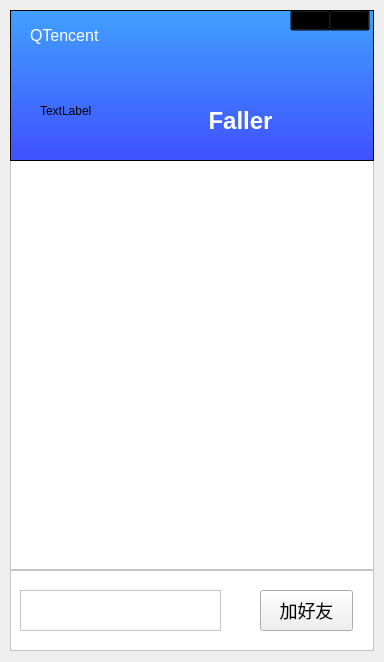
<?xml version="1.0" encoding="UTF-8"?>
<ui version="4.0">
 <class>FriendListForm</class>
 <widget class="QWidget" name="FriendListForm">
  <property name="geometry">
   <rect>
    <x>0</x>
    <y>0</y>
    <width>384</width>
    <height>662</height>
   </rect>
  </property>
  <property name="windowTitle">
   <string>Form</string>
  </property>
  <property name="styleSheet">
   <string notr="true">样式
QPushButton {
	border-radius: 4px;
    border: 1px solid gray;
    background-color: white;
}

QPushButton:hover {
    background-color: rgb(236, 245, 255);
    border: 1px solid rgb(64, 158, 255);
    color: rgb(64, 158, 255);
}

QPushButton:pressed {
    background-color: rgb(236, 245, 255);
    border: 1px solid rgb(64, 100, 255);
    color: rgb(64, 100, 255);
}

QLineEdit {
	border-radius: 4px;
    border: 1px solid gray;
}

QLineEdit:focus {
    border: 1px solid rgb(64, 100, 255);
}


</string>
  </property>
  <widget class="QListWidget" name="friendsPool">
   <property name="geometry">
    <rect>
     <x>0</x>
     <y>159</y>
     <width>384</width>
     <height>411</height>
    </rect>
   </property>
   <property name="styleSheet">
    <string notr="true">QListWidget {
   margin: 0 10px;
   background-color: white;
}</string>
   </property>
  </widget>
  <widget class="QFrame" name="HeadFrame">
   <property name="geometry">
    <rect>
     <x>0</x>
     <y>0</y>
     <width>384</width>
     <height>161</height>
    </rect>
   </property>
   <property name="styleSheet">
    <string notr="true">QFrame#HeadFrame{
	margin: 10 10 0 10;
	background-color: qlineargradient(spread:pad, x1:0, y1:1, x2:0, y2:0, stop:0 rgba(64, 80, 255, 255), stop:1 rgba(64, 160, 255, 255));
}</string>
   </property>
   <property name="frameShape">
    <enum>QFrame::StyledPanel</enum>
   </property>
   <property name="frameShadow">
    <enum>QFrame::Raised</enum>
   </property>
   <widget class="QLabel" name="iconLabel">
    <property name="geometry">
     <rect>
      <x>40</x>
      <y>70</y>
      <width>81</width>
      <height>81</height>
     </rect>
    </property>
    <property name="text">
     <string>TextLabel</string>
    </property>
   </widget>
   <widget class="QLabel" name="MyNicknameLabel">
    <property name="geometry">
     <rect>
      <x>140</x>
      <y>90</y>
      <width>201</width>
      <height>61</height>
     </rect>
    </property>
    <property name="font">
     <font>
      <pointsize>18</pointsize>
      <weight>75</weight>
      <bold>true</bold>
     </font>
    </property>
    <property name="styleSheet">
     <string notr="true">color: white</string>
    </property>
    <property name="text">
     <string>Faller</string>
    </property>
    <property name="alignment">
     <set>Qt::AlignCenter</set>
    </property>
   </widget>
   <widget class="QLabel" name="label">
    <property name="geometry">
     <rect>
      <x>30</x>
      <y>20</y>
      <width>91</width>
      <height>31</height>
     </rect>
    </property>
    <property name="styleSheet">
     <string notr="true">color: white;
font-size: 16px;</string>
    </property>
    <property name="text">
     <string>QTencent</string>
    </property>
   </widget>
   <widget class="QPushButton" name="closebutton">
    <property name="geometry">
     <rect>
      <x>329</x>
      <y>10</y>
      <width>41</width>
      <height>21</height>
     </rect>
    </property>
    <property name="styleSheet">
     <string notr="true">QPushButton {
	border-image: url(:/images/images/close.png);
	background-color: rgba(0,0,0,0);
}

QPushButton:hover {
    background-color: qlineargradient(spread:pad, x1:0, y1:0, x2:0, y2:1, stop:0 rgba(255, 0, 0, 255), stop:1 rgba(255, 106, 0, 255));
}</string>
    </property>
    <property name="text">
     <string/>
    </property>
   </widget>
   <widget class="QPushButton" name="minimizebutton">
    <property name="geometry">
     <rect>
      <x>290</x>
      <y>10</y>
      <width>41</width>
      <height>21</height>
     </rect>
    </property>
    <property name="styleSheet">
     <string notr="true">QPushButton {
	border-image: url(:/images/images/minimize.png);
background-color: rgba(0,0,0,0);
}

QPushButton:hover {
    background-color: qlineargradient(spread:pad, x1:0, y1:0, x2:0, y2:1, stop:0 rgba(200, 200, 200, 150), stop:1 rgba(220, 220, 220, 150));
}</string>
    </property>
    <property name="text">
     <string/>
    </property>
   </widget>
  </widget>
  <widget class="QFrame" name="FooterFrame">
   <property name="geometry">
    <rect>
     <x>0</x>
     <y>570</y>
     <width>384</width>
     <height>91</height>
    </rect>
   </property>
   <property name="styleSheet">
    <string notr="true">QFrame {
    margin: 0 10px 10px 10px;
    background-color: white;
}</string>
   </property>
   <property name="frameShape">
    <enum>QFrame::StyledPanel</enum>
   </property>
   <property name="frameShadow">
    <enum>QFrame::Raised</enum>
   </property>
   <widget class="QTextEdit" name="friendListEdit">
    <property name="geometry">
     <rect>
      <x>20</x>
      <y>20</y>
      <width>201</width>
      <height>41</height>
     </rect>
    </property>
    <property name="styleSheet">
     <string notr="true">font-size: 15px;
margin: 0;</string>
    </property>
   </widget>
   <widget class="QPushButton" name="pushButton">
    <property name="geometry">
     <rect>
      <x>260</x>
      <y>20</y>
      <width>93</width>
      <height>41</height>
     </rect>
    </property>
    <property name="styleSheet">
     <string notr="true">font-size: 18px;</string>
    </property>
    <property name="text">
     <string>加好友</string>
    </property>
   </widget>
  </widget>
 </widget>
 <resources/>
 <connections/>
</ui>
